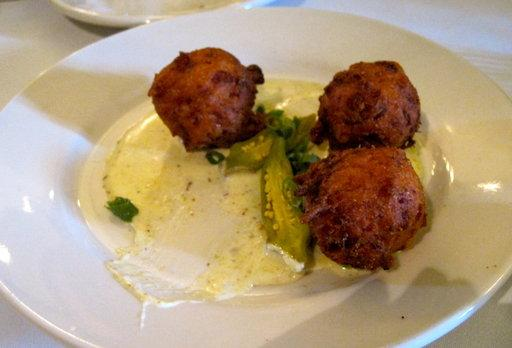
#> input picture feature/2d-3d-processing/data/sample.jpg, 512 x 348 px
$ python make_artifacts.py
#> lines starting #> are read from the running program, lines starting #| are printed output that depends on the picture
#> in load_process_and_save, image is the input picture: shape (348, 512, 3); mean B, G, R 121.1, 151.4, 174
### feature/2d-3d-processing/src/processing.py
import os
import cv2
import numpy as np
from typing import Tuple, Optional


def generate_depth_map(image: np.ndarray) -> Tuple[np.ndarray, np.ndarray]:
    """
    이미지를 그레이스케일로 변환 후 JET 컬러맵을 적용한 Depth Map(BGR, uint8)과
    의사 3D 포인트 클라우드(X,Y,Z)를 반환합니다.

    반환:
      - depth_map: (H,W,3) BGR uint8 (시각화용 컬러맵)
      - points_3d: (H,W,3) float32, 각 픽셀의 (X,Y,Z)
                   여기서 Z는 실제 깊이가 아닌 '밝기값(0~255)'
    """
    if image is None:
        raise ValueError("입력 이미지가 None 입니다.")
    if image.ndim != 3 or image.shape[2] != 3:
        raise ValueError("입력 이미지는 (H,W,3) BGR 이어야 합니다.")

    # 1) 그레이스케일
    gray = cv2.cvtColor(image, cv2.COLOR_BGR2GRAY)
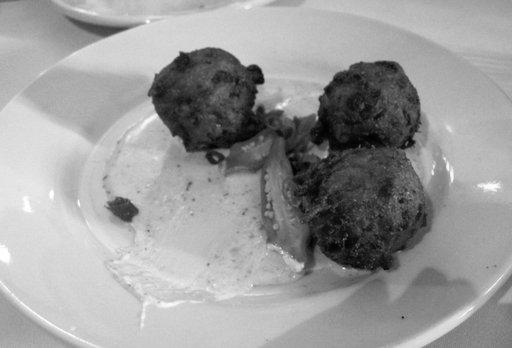
#> gray: shape (348, 512); min 1, max 255, mean 154.7

    # 2) 시각화용 컬러맵(Depth Map)
    depth_map = cv2.applyColorMap(gray, cv2.COLORMAP_JET)  # (H,W,3) uint8
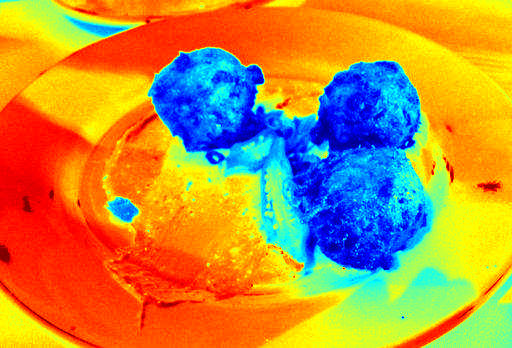
#> depth_map: shape (348, 512, 3); mean B, G, R 65.2, 142.9, 187.7

    # 3) 포인트클라우드 (X,Y,Z) 계산 (Z는 밝기값)
    h, w = gray.shape
#> h = 348; w = 512
    X, Y = np.meshgrid(np.arange(w, dtype=np.float32),
                       np.arange(h, dtype=np.float32))
    Z = gray.astype(np.float32)
    points_3d = np.dstack((X, Y, Z)).astype(np.float32)  # (H,W,3)
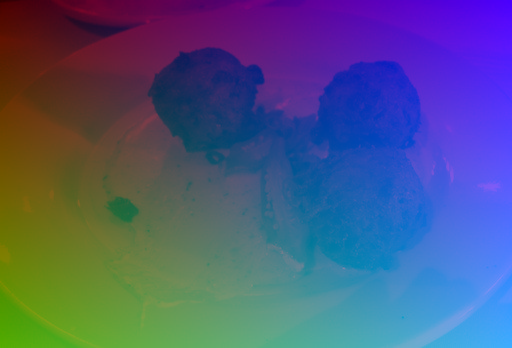
#> points_3d: shape (348, 512, 3) float32; mean of channels 0, 1, 2 255.2, 173.5, 154.7; drawn with min black and max white

    return depth_map, points_3d


def save_depth_map(depth_map: np.ndarray, out_dir: str, filename: str = "3d_sample.jpg") -> str:
    """Depth Map 이미지를 디스크에 저장하고 저장 경로를 반환합니다."""
#| saved depth map: feature/2d-3d-processing/data/preprocessed_samples/3d_sample.jpg
    os.makedirs(out_dir, exist_ok=True)
    save_path = os.path.join(out_dir, filename)
    ok = cv2.imwrite(save_path, depth_map)
    if not ok:
        raise IOError(f"이미지 저장 실패: {save_path}")
    return save_path


def save_point_cloud_as_ply(points_3d: np.ndarray,
                            colors_bgr: Optional[np.ndarray],
                            out_dir: str,
                            filename: str = "points_pseudo_depth.ply") -> str:
    """
    (H,W,3) 포인트클라우드와 색상을 받아 PLY(ASCII)로 저장합니다.
    colors_bgr가 None이 아니면 RGB로 변환하여 색도 같이 저장합니다.
    """
#> called with filename = 'points_pseudo_depth.ply'
    if points_3d.ndim != 3 or points_3d.shape[2] != 3:
        raise ValueError("points_3d는 (H,W,3) 이어야 합니다.")
    h, w, _ = points_3d.shape
#> h = 348; w = 512
    pts = points_3d.reshape(-1, 3)  # (N,3)

    cols_rgb = None
    if colors_bgr is not None:
        if colors_bgr.shape[:2] != (h, w):
            raise ValueError("colors_bgr의 H,W가 points_3d와 일치해야 합니다.")
        cols_bgr = colors_bgr.reshape(-1, 3)
        cols_rgb = cols_bgr[:, ::-1]  # BGR -> RGB

    os.makedirs(out_dir, exist_ok=True)
    save_path = os.path.join(out_dir, filename)

    with open(save_path, "w") as f:
        f.write("ply\nformat ascii 1.0\n")
        f.write(f"element vertex {pts.shape[0]}\n")
        f.write("property float x\nproperty float y\nproperty float z\n")
        if cols_rgb is not None:
            f.write("property uchar red\nproperty uchar green\nproperty uchar blue\n")
        f.write("end_header\n")

        if cols_rgb is not None:
            for (x, y, z), (r, g, b) in zip(pts, cols_rgb):
                f.write(f"{x:.6f} {y:.6f} {z:.6f} {int(r)} {int(g)} {int(b)}\n")
#> this loop made 178176 passes
#> (z, r, g, b) on passes 1 to 3: (100, 18, 255, 238), (106, 42, 255, 214), (108, 50, 255, 206)
        else:
            for (x, y, z) in pts:
                f.write(f"{x:.6f} {y:.6f} {z:.6f}\n")

    return save_path


def load_process_and_save(input_path: str,
                          out_dir: str = "../data/preprocessed_samples") -> str:
    """
    파일 경로에서 이미지를 읽어 depth map을 만들고 저장까지 수행.
    Depth Map 저장 후 저장 경로를 반환합니다.
    """
    image = cv2.imread(input_path, cv2.IMREAD_COLOR)
    if image is None:
        raise FileNotFoundError(f"이미지 로드 실패: {input_path}")

    depth_map, _ = generate_depth_map(image)
    return save_depth_map(depth_map, out_dir)

### feature/2d-3d-processing/scripts/make_artifacts.py
import os
import sys
import cv2

ROOT = os.path.abspath(os.path.join(os.path.dirname(__file__), '..'))
if ROOT not in sys.path:
    sys.path.insert(0, ROOT)

from src.processing import (
    load_process_and_save,
    generate_depth_map,
    save_point_cloud_as_ply,
)

if __name__ == "__main__":
    in_path = os.path.join(ROOT, "data", "sample.jpg")
    out_dir = os.path.join(ROOT, "data", "preprocessed_samples")

    if not os.path.exists(in_path):
        raise FileNotFoundError(f"입력 이미지가 없습니다: {in_path}")

    # 1) Depth Map 산출 & 저장 (JPG)
    saved_depth = load_process_and_save(in_path, out_dir)
    print(f"saved depth map: {saved_depth}")

    # 2) 포인트클라우드 생성 & 저장 (PLY)
    image = cv2.imread(in_path, cv2.IMREAD_COLOR)
    depth_map, points_3d = generate_depth_map(image)
    ply_path = save_point_cloud_as_ply(points_3d, colors_bgr=depth_map, out_dir=out_dir)
    print(f"saved point cloud (PLY): {ply_path}")
#| saved point cloud (PLY): feature/2d-3d-processing/data/preprocessed_samples/points_pseudo_depth.ply
